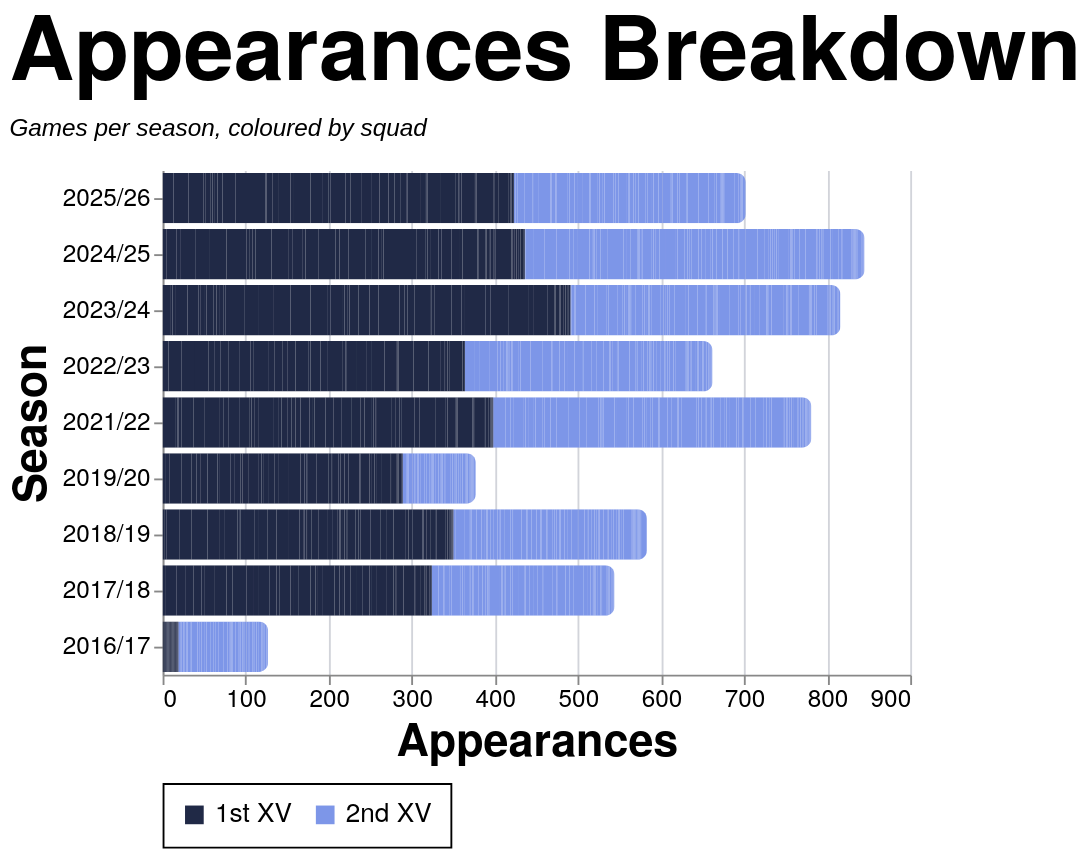

The specification (Vega-Lite) saved for this image:
### Vega-Lite specification from a JSON file in a GitHub repository (floating-point values rounded to 4 significant figures; data arrays with more than 128 entries replaced by an {"elided": "..."} marker saying what was removed)
{"config": {"axis": {"labelFont": "PT Sans Narrow, Helvetica Neue, Helvetica, Arial, sans-serif", "titleFont": "PT Sans Narrow, Helvetica Neue, Helvetica, Arial, sans-serif", "labelFontSize": 13, "titleFontSize": 24, "gridColor": "#202947", "gridOpacity": 0.2, "zindex": 1}, "text": {"font": "Lato, sans-serif"}, "bar": {"cornerRadiusEnd": 5}, "header": {"labelFont": "PT Sans Narrow, Helvetica Neue, Helvetica, Arial, sans-serif", "titleFont": "PT Sans Narrow, Helvetica Neue, Helvetica, Arial, sans-serif", "labelFontSize": 24, "titleFontSize": 28, "labelFontWeight": "bold", "orient": "left"}, "legend": {"labelFont": "PT Sans Narrow, Helvetica Neue, Helvetica, Arial, sans-serif", "titleFont": "PT Sans Narrow, Helvetica Neue, Helvetica, Arial, sans-serif", "labelFontSize": 14, "titleFontSize": 16, "titlePadding": 5, "fillColor": "white", "strokeColor": "black", "padding": 10, "titleFontWeight": "lighter", "titleFontStyle": "italic", "titleColor": "gray", "offset": 10}, "title": {"font": "PT Sans Narrow, Helvetica Neue, Helvetica, Arial, sans-serif", "fontSize": 48, "fontWeight": "bold", "anchor": "start", "align": "center", "titlePadding": 20, "subtitlePadding": 10, "subtitleFontSize": 13, "subtitleColor": "", "subtitleFontStyle": "italic", "offset": 15, "color": "black"}, "axisX": {"labelAngle": 0}, "facet": {"title": null, "header": null, "align": {"row": "each", "column": "each"}}, "resolve": {"scale": {"y": "independent", "facet": "independent"}}, "background": "transparent", "scale": {"offsetBandPaddingOuter": 0.2, "offsetBandPaddingInner": 0.1}, "view": {"stroke": null, "background": "transparent"}}, "data": {"name": "data-46b0be77f74f0f738ee8f186e15d0d35"}, "mark": {"type": "bar"}, "encoding": {"color": {"field": "color_value", "legend": {"orient": "bottom", "title": null}, "scale": {"domain": ["1st XV", "2nd XV"], "range": ["#202946", "#7d96e8"]}, "sort": {"field": "sum(apps)", "op": "sum", "order": "descending"}, "type": "nominal"}, "tooltip": [{"field": "player", "title": "Player", "type": "nominal"}, {"field": "season", "title": "Season", "type": "nominal"}, {"field": "color_value", "title": "Group", "type": "nominal"}, {"aggregate": "sum", "field": "apps", "title": "Appearances", "type": "quantitative"}], "x": {"aggregate": "sum", "field": "apps", "title": "Appearances", "type": "quantitative"}, "y": {"field": "season", "sort": {"field": "season_sort", "op": "max", "order": "descending"}, "title": "Season", "type": "nominal"}}, "height": {"step": 30}, "title": {"text": "Appearances Breakdown", "subtitle": "Games per season, coloured by squad"}, "width": 400, "$schema": "https://vega.github.io/schema/vega-lite/v5.20.1.json", "datasets": {"data-46b0be77f74f0f738ee8f186e15d0d35": {"elided": "2509 records"}}}
